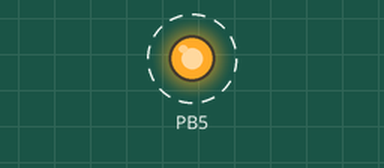
Bench run of a program on a simulated ATmega32U4, built with avr-gcc and emulated at 16 MHz. Shown: output pins drawn as LEDs (lit = HIGH). Dashed ring = blinking.

Above: at 0.2 s.
Timing chart, 0 to 3.0 s (numbered marks = the images above):
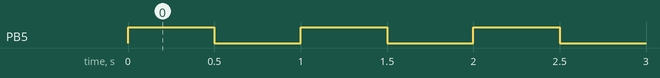

The program:

main.c
```c
#define F_CPU 16000000UL
#include <avr/io.h>
#include <util/delay.h>


int main() {
    DDRB = 0x20;
    while (1) {
        PORTB = 0x20;
        _delay_ms(500);
        PORTB = 0;
        _delay_ms(500);
    }
}
```

Measured:
- by itself, PB5: alternates HIGH for 0.50 s and LOW for 0.50 s
